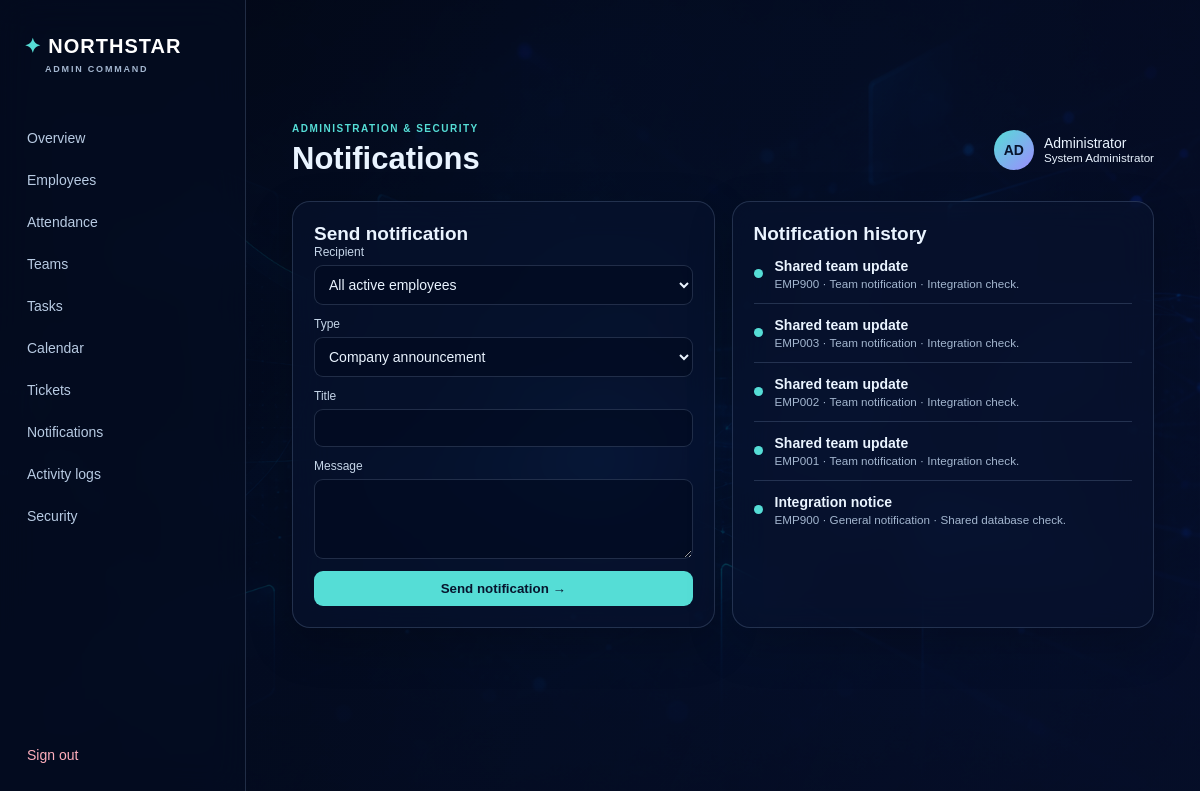
Page /notifications (signed in) on the committed database.
### tables this page shows
CREATE TABLE notifications(id INTEGER PRIMARY KEY,recipient TEXT,title TEXT,body TEXT,category TEXT,created_at TEXT);

### admin_pjs/app.py (the view, shortened to what this page needs)
@app.route('/notifications',methods=['GET','POST'])
@admin_required
def notifications():
 return render_template('admin/notifications.html',notifications=rows('SELECT * FROM notifications ORDER BY id DESC'),employees=rows("SELECT * FROM employees WHERE status='Active'"),teams=rows("SELECT * FROM teams WHERE status='Active'"))

### admin_pjs/app.py (called while the page is built)
def db():
 if 'db' not in g: g.db=sqlite3.connect(app.config['DATABASE']);g.db.row_factory=sqlite3.Row
 return g.db

@app.teardown_appcontext
def close(e):
 c=g.pop('db',None)
 if c:c.close()

def admin_required(f):
 @wraps(f)
 def w(*a,**k):
  if not session.get('admin_id'):return redirect(url_for('login'))
  return f(*a,**k)
 return w

def rows(q,p=()):return db().execute(q,p).fetchall()

### security_pjs/api.py (called while the page is built, shortened)
@security_api.before_app_request
def request_limit():
    if request.path.startswith('/api/security'):g.security_api_started=time.perf_counter()
    if request.path.startswith("/api/security") and request.content_length and request.content_length>config.MAX_API_BYTES:return _error("request body too large",413)

@security_api.after_app_request
def audit_api_request(response):
    if not request.path.startswith('/api/security'):return response

### admin_pjs/templates/admin/notifications.html
{% extends 'base.html' %}{% block heading %}Notifications{% endblock %}{% block content %}<div class="grid two"><section class="glass"><h2>Send notification</h2><form method="post" class="stack"><label>Recipient<select name="recipient"><option value="ALL">All active employees</option><optgroup label="Teams">{% for t in teams %}<option value="TEAM:{{t.id}}">{{t.name}}</option>{% endfor %}</optgroup><optgroup label="Employees">{% for e in employees %}<option value="{{e.employee_id}}">{{e.name}} · {{e.employee_id}}</option>{% endfor %}</optgroup></select></label><label>Type<select name="category">{% for x in ['Company announcement','Attendance notification','Task notification','Ticket notification','Team notification','General notification'] %}<option>{{x}}</option>{% endfor %}</select></label><label>Title<input name="title" required></label><label>Message<textarea name="body" required></textarea></label><button>Send notification →</button></form></section><section class="glass"><h2>Notification history</h2>{% for n in notifications %}<div class="row"><i class="signal"></i><div><b>{{n.title}}</b><small>{{n.recipient}} · {{n.category}} · {{n.body}}</small></div></div>{% endfor %}</section></div>{% endblock %}

### admin_pjs/static/css/style.css (style rules this page uses)
:root { --ink:#eaf4ff;--muted:#a4b7d0;--line:rgba(183,212,255,.17);--glass:rgba(8,19,45,.67);--cyan:#55ddd6;--violet:#9d8cff;--red:#ff8298;--amber:#ffc46d }
* { box-sizing:border-box }
body { margin:0;min-height:100vh;color:var(--ink);font:14px Arial,sans-serif;background:#071127 url('../images/background.jpg') center/cover fixed }
body:before { content:'';position:fixed;inset:0;background:linear-gradient(115deg,rgba(2,8,22,.94),rgba(8,18,51,.66));z-index:-1 }
.brand small,.admin small,td small,.row small { display:block }
h1,h2,h3 { margin:0;font-family:Arial,sans-serif }
h2 { font-size:19px }
.glass,dialog { background:var(--glass);border:1px solid var(--line);box-shadow:0 16px 45px rgba(0,0,0,.22);backdrop-filter:blur(18px);border-radius:18px;padding:21px;margin-bottom:19px }
.metrics,.grid,.cards { display:grid;gap:17px }
.two { grid-template-columns:1fr 1fr }
.row { display:flex;align-items:center;gap:12px;padding:13px 0;border-top:1px solid var(--line) }
.row:first-of-type { border-top:0 }
.row b,.row small { display:block }
.row small { color:var(--muted);margin-top:3px }
.signal,.team-dot,.risk { width:9px;height:9px;border-radius:50%;background:var(--cyan);flex:none }
label { display:block;color:#c5d5e8;font-size:12px }
input,select,textarea { display:block;width:100%;margin-top:6px;padding:10px;background:rgba(2,11,31,.63);border:1px solid var(--line);border-radius:9px;color:var(--ink);font:14px Arial }
textarea { min-height:80px;resize:vertical }
.stack { display:grid;gap:12px }
button { border:0;border-radius:9px;padding:10px 14px;color:#07152e;background:var(--cyan);font-weight:bold;cursor:pointer;transition:.2s }

### rows in the picture
notifications: title "Shared team update", recipient "EMP900", category "Team notification", body "Integration check."
notifications: title "Shared team update", recipient "EMP003", category "Team notification", body "Integration check."
notifications: title "Shared team update", recipient "EMP002", category "Team notification", body "Integration check."
notifications: title "Shared team update", recipient "EMP001", category "Team notification", body "Integration check."
notifications: title "Integration notice", recipient "EMP900", category "General notification", body "Shared database check."

### other values in the picture
form field category "Company announcement"
